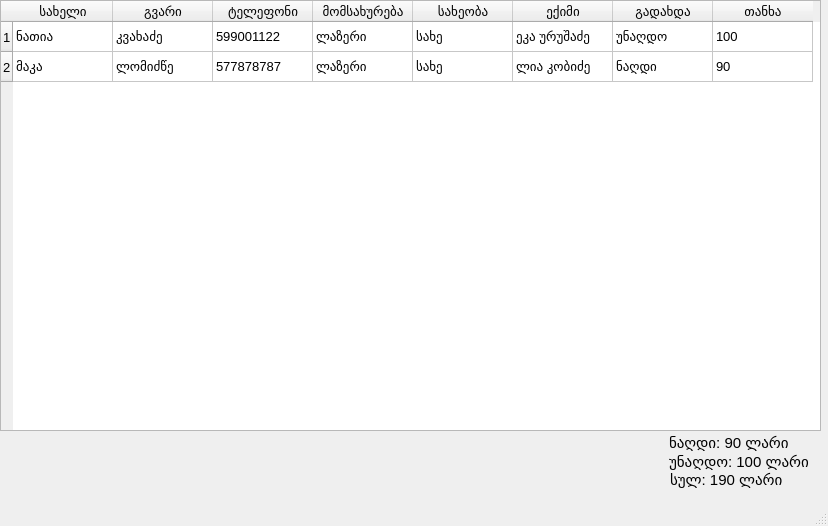
<?xml version="1.0" encoding="UTF-8"?>
<ui version="4.0">
 <class>MainWindow</class>
 <widget class="QMainWindow" name="MainWindow">
  <property name="geometry">
   <rect>
    <x>0</x>
    <y>0</y>
    <width>828</width>
    <height>526</height>
   </rect>
  </property>
  <property name="windowTitle">
   <string>MainWindow</string>
  </property>
  <widget class="QWidget" name="centralwidget">
   <widget class="QTableWidget" name="tableWidget_6">
    <property name="geometry">
     <rect>
      <x>0</x>
      <y>0</y>
      <width>821</width>
      <height>431</height>
     </rect>
    </property>
    <property name="sizePolicy">
     <sizepolicy hsizetype="Expanding" vsizetype="Expanding">
      <horstretch>0</horstretch>
      <verstretch>0</verstretch>
     </sizepolicy>
    </property>
    <property name="maximumSize">
     <size>
      <width>1001</width>
      <height>16777215</height>
     </size>
    </property>
    <property name="baseSize">
     <size>
      <width>0</width>
      <height>0</height>
     </size>
    </property>
    <property name="font">
     <font>
      <pointsize>10</pointsize>
     </font>
    </property>
    <property name="styleSheet">
     <string notr="true"/>
    </property>
    <row>
     <property name="text">
      <string>1</string>
     </property>
    </row>
    <row>
     <property name="text">
      <string>2</string>
     </property>
    </row>
    <column>
     <property name="text">
      <string>სახელი</string>
     </property>
    </column>
    <column>
     <property name="text">
      <string>გვარი</string>
     </property>
    </column>
    <column>
     <property name="text">
      <string>ტელეფონი</string>
     </property>
    </column>
    <column>
     <property name="text">
      <string>მომსახურება</string>
     </property>
    </column>
    <column>
     <property name="text">
      <string>სახეობა</string>
     </property>
    </column>
    <column>
     <property name="text">
      <string>ექიმი</string>
     </property>
    </column>
    <column>
     <property name="text">
      <string>გადახდა</string>
     </property>
    </column>
    <column>
     <property name="text">
      <string>თანხა</string>
     </property>
    </column>
    <item row="0" column="0">
     <property name="text">
      <string>ნათია</string>
     </property>
    </item>
    <item row="0" column="1">
     <property name="text">
      <string>კვახაძე</string>
     </property>
    </item>
    <item row="0" column="2">
     <property name="text">
      <string>599001122</string>
     </property>
    </item>
    <item row="0" column="3">
     <property name="text">
      <string>ლაზერი</string>
     </property>
    </item>
    <item row="0" column="4">
     <property name="text">
      <string>სახე</string>
     </property>
    </item>
    <item row="0" column="5">
     <property name="text">
      <string>ეკა ურუშაძე</string>
     </property>
    </item>
    <item row="0" column="6">
     <property name="text">
      <string>უნაღდო</string>
     </property>
    </item>
    <item row="0" column="7">
     <property name="text">
      <string>100</string>
     </property>
    </item>
    <item row="1" column="0">
     <property name="text">
      <string>მაკა</string>
     </property>
    </item>
    <item row="1" column="1">
     <property name="text">
      <string>ლომიძწე</string>
     </property>
    </item>
    <item row="1" column="2">
     <property name="text">
      <string>577878787</string>
     </property>
    </item>
    <item row="1" column="3">
     <property name="text">
      <string>ლაზერი</string>
     </property>
    </item>
    <item row="1" column="4">
     <property name="text">
      <string>სახე</string>
     </property>
    </item>
    <item row="1" column="5">
     <property name="text">
      <string>ლია კობიძე</string>
     </property>
    </item>
    <item row="1" column="6">
     <property name="text">
      <string>ნაღდი</string>
     </property>
    </item>
    <item row="1" column="7">
     <property name="text">
      <string>90</string>
     </property>
    </item>
   </widget>
   <widget class="QLabel" name="label">
    <property name="geometry">
     <rect>
      <x>669</x>
      <y>433</y>
      <width>120</width>
      <height>20</height>
     </rect>
    </property>
    <property name="font">
     <font>
      <pointsize>11</pointsize>
     </font>
    </property>
    <property name="text">
     <string>ნაღდი: 90 ლარი</string>
    </property>
   </widget>
   <widget class="QLabel" name="label_2">
    <property name="geometry">
     <rect>
      <x>669</x>
      <y>452</y>
      <width>141</width>
      <height>20</height>
     </rect>
    </property>
    <property name="font">
     <font>
      <pointsize>11</pointsize>
     </font>
    </property>
    <property name="text">
     <string>უნაღდო: 100 ლარი</string>
    </property>
   </widget>
   <widget class="QLabel" name="label_3">
    <property name="geometry">
     <rect>
      <x>670</x>
      <y>470</y>
      <width>114</width>
      <height>20</height>
     </rect>
    </property>
    <property name="font">
     <font>
      <pointsize>11</pointsize>
     </font>
    </property>
    <property name="text">
     <string>სულ: 190 ლარი</string>
    </property>
   </widget>
  </widget>
  <widget class="QMenuBar" name="menubar">
   <property name="geometry">
    <rect>
     <x>0</x>
     <y>0</y>
     <width>828</width>
     <height>21</height>
    </rect>
   </property>
  </widget>
  <widget class="QStatusBar" name="statusbar"/>
 </widget>
 <resources/>
 <connections/>
</ui>
